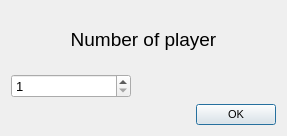
<?xml version="1.0" encoding="UTF-8"?>
<ui version="4.0">
 <class>Dialog</class>
 <widget class="QDialog" name="Dialog">
  <property name="geometry">
   <rect>
    <x>0</x>
    <y>0</y>
    <width>287</width>
    <height>136</height>
   </rect>
  </property>
  <property name="sizePolicy">
   <sizepolicy hsizetype="Fixed" vsizetype="Fixed">
    <horstretch>0</horstretch>
    <verstretch>0</verstretch>
   </sizepolicy>
  </property>
  <property name="font">
   <font>
    <pointsize>8</pointsize>
   </font>
  </property>
  <property name="windowTitle">
   <string>Dialog</string>
  </property>
  <layout class="QVBoxLayout" name="verticalLayout">
   <item>
    <widget class="QLabel" name="label">
     <property name="font">
      <font>
       <pointsize>14</pointsize>
      </font>
     </property>
     <property name="text">
      <string>Number of player</string>
     </property>
     <property name="alignment">
      <set>Qt::AlignCenter</set>
     </property>
    </widget>
   </item>
   <item>
    <widget class="QSpinBox" name="numberOfPlayer">
     <property name="maximumSize">
      <size>
       <width>120</width>
       <height>16777215</height>
      </size>
     </property>
     <property name="font">
      <font>
       <pointsize>10</pointsize>
      </font>
     </property>
     <property name="minimum">
      <number>1</number>
     </property>
     <property name="maximum">
      <number>4</number>
     </property>
     <property name="value">
      <number>1</number>
     </property>
    </widget>
   </item>
   <item>
    <widget class="QDialogButtonBox" name="numberDialogOk">
     <property name="orientation">
      <enum>Qt::Horizontal</enum>
     </property>
     <property name="standardButtons">
      <set>QDialogButtonBox::Ok</set>
     </property>
    </widget>
   </item>
  </layout>
 </widget>
 <resources/>
 <connections>
  <connection>
   <sender>numberDialogOk</sender>
   <signal>accepted()</signal>
   <receiver>Dialog</receiver>
   <slot>accept()</slot>
   <hints>
    <hint type="sourcelabel">
     <x>248</x>
     <y>254</y>
    </hint>
    <hint type="destinationlabel">
     <x>157</x>
     <y>274</y>
    </hint>
   </hints>
  </connection>
  <connection>
   <sender>numberDialogOk</sender>
   <signal>rejected()</signal>
   <receiver>Dialog</receiver>
   <slot>reject()</slot>
   <hints>
    <hint type="sourcelabel">
     <x>316</x>
     <y>260</y>
    </hint>
    <hint type="destinationlabel">
     <x>286</x>
     <y>274</y>
    </hint>
   </hints>
  </connection>
 </connections>
</ui>
